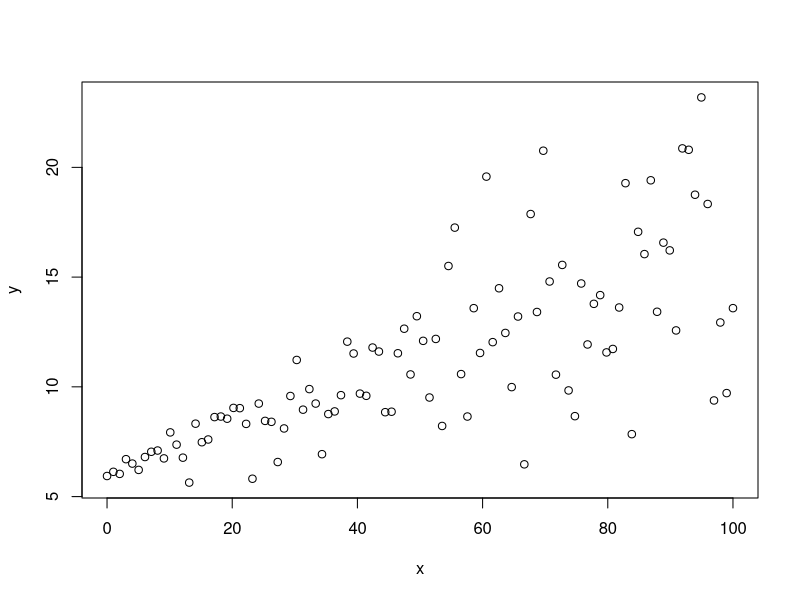

Reproduce this figure in R. (Note: this script raises an error after producing the figure.)
# generate data with non-constant variance

x <- seq(0,100,length.out = 100)        # independent variable
sig <- 0.1 + 0.05*x                     # non-constant variance
b_0 <- 6                                # true intercept
b_1 <- 0.1                              # true slope
set.seed(1)                             # make the next line reproducible
e <- rnorm(100,mean = 0, sd = sig)      # normal random error with non-constant variance
y <- b_0 + b_1*x + e                    # dependent variable
plot(x, y)

lmodel <- lm(y ~ x)
lmodel$coefficients
lines()